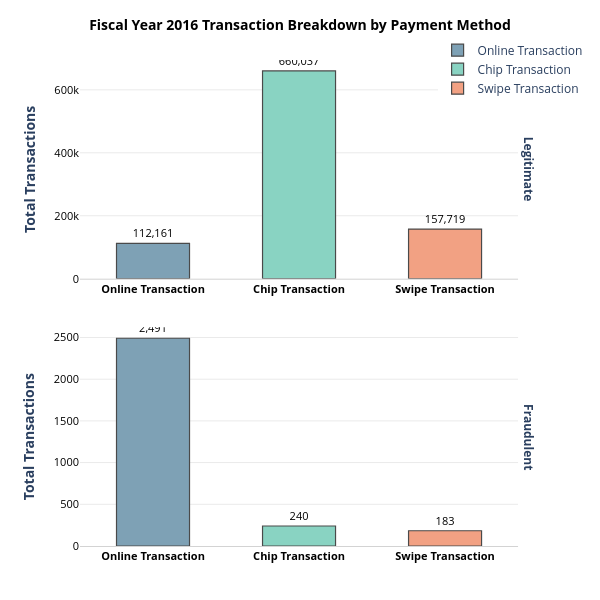

The notebook cell saved with this chart:
### Code cell
total_chip_plot (total_amountchip_df, "total_transactions", "<b>Total Transactions</b>")

### Figure 1 — Plotly figure (JSON) as saved in the notebook; plotly's stock layout.template omitted (floating-point values rounded to 4 significant figures)
{"data": [{"customdata": [["Legitimate"]], "hovertemplate": "<b>%{x}</b><br>Status: %{customdata[0]}<br>Total: %{y:,}<extra></extra>", "legendgroup": "Online Transaction", "marker": {"color": "#7EA1B5", "line": {"color": "#4A4A4A", "width": 1.2}, "pattern": {"shape": ""}}, "name": "Online Transaction", "orientation": "v", "showlegend": true, "textfont": {"color": "black", "size": 11}, "textposition": "outside", "texttemplate": "%{y:,}", "type": "bar", "width": 0.5, "x": ["Online Transaction"], "xaxis": "x2", "y": [112161], "yaxis": "y2"}, {"customdata": [["Fraudulent"]], "hovertemplate": "<b>%{x}</b><br>Status: %{customdata[0]}<br>Total: %{y:,}<extra></extra>", "legendgroup": "Online Transaction", "marker": {"color": "#7EA1B5", "line": {"color": "#4A4A4A", "width": 1.2}, "pattern": {"shape": ""}}, "name": "Online Transaction", "orientation": "v", "showlegend": false, "textfont": {"color": "black", "size": 11}, "textposition": "outside", "texttemplate": "%{y:,}", "type": "bar", "width": 0.5, "x": ["Online Transaction"], "xaxis": "x", "y": [2491], "yaxis": "y"}, {"customdata": [["Legitimate"]], "hovertemplate": "<b>%{x}</b><br>Status: %{customdata[0]}<br>Total: %{y:,}<extra></extra>", "legendgroup": "Chip Transaction", "marker": {"color": "#89D3C2", "line": {"color": "#4A4A4A", "width": 1.2}, "pattern": {"shape": ""}}, "name": "Chip Transaction", "orientation": "v", "showlegend": true, "textfont": {"color": "black", "size": 11}, "textposition": "outside", "texttemplate": "%{y:,}", "type": "bar", "width": 0.5, "x": ["Chip Transaction"], "xaxis": "x2", "y": [660037], "yaxis": "y2"}, {"customdata": [["Fraudulent"]], "hovertemplate": "<b>%{x}</b><br>Status: %{customdata[0]}<br>Total: %{y:,}<extra></extra>", "legendgroup": "Chip Transaction", "marker": {"color": "#89D3C2", "line": {"color": "#4A4A4A", "width": 1.2}, "pattern": {"shape": ""}}, "name": "Chip Transaction", "orientation": "v", "showlegend": false, "textfont": {"color": "black", "size": 11}, "textposition": "outside", "texttemplate": "%{y:,}", "type": "bar", "width": 0.5, "x": ["Chip Transaction"], "xaxis": "x", "y": [240], "yaxis": "y"}, {"customdata": [["Legitimate"]], "hovertemplate": "<b>%{x}</b><br>Status: %{customdata[0]}<br>Total: %{y:,}<extra></extra>", "legendgroup": "Swipe Transaction", "marker": {"color": "#F2A183", "line": {"color": "#4A4A4A", "width": 1.2}, "pattern": {"shape": ""}}, "name": "Swipe Transaction", "orientation": "v", "showlegend": true, "textfont": {"color": "black", "size": 11}, "textposition": "outside", "texttemplate": "%{y:,}", "type": "bar", "width": 0.5, "x": ["Swipe Transaction"], "xaxis": "x2", "y": [157719], "yaxis": "y2"}, {"customdata": [["Fraudulent"]], "hovertemplate": "<b>%{x}</b><br>Status: %{customdata[0]}<br>Total: %{y:,}<extra></extra>", "legendgroup": "Swipe Transaction", "marker": {"color": "#F2A183", "line": {"color": "#4A4A4A", "width": 1.2}, "pattern": {"shape": ""}}, "name": "Swipe Transaction", "orientation": "v", "showlegend": false, "textfont": {"color": "black", "size": 11}, "textposition": "outside", "texttemplate": "%{y:,}", "type": "bar", "width": 0.5, "x": ["Swipe Transaction"], "xaxis": "x", "y": [183], "yaxis": "y"}], "layout": {"annotations": [{"font": {}, "showarrow": false, "text": "<b>Fraudulent</b>", "textangle": 90, "x": 0.98, "xanchor": "left", "xref": "paper", "y": 0.225, "yanchor": "middle", "yref": "paper"}, {"font": {}, "showarrow": false, "text": "<b>Legitimate</b>", "textangle": 90, "x": 0.98, "xanchor": "left", "xref": "paper", "y": 0.775, "yanchor": "middle", "yref": "paper"}], "autosize": false, "barmode": "relative", "height": 600, "legend": {"orientation": "v", "title": {"text": ""}, "tracegroupgap": 0, "x": 0.8, "xanchor": "left", "y": 1.05, "yanchor": "top"}, "margin": {"b": 50, "l": 80, "r": 30, "t": 60}, "paper_bgcolor": "white", "plot_bgcolor": "white", "showlegend": true, "title": {"font": {"color": "black", "size": 14}, "text": "<b>Fiscal Year 2016 Transaction Breakdown by Payment Method</b>", "x": 0.5}, "width": 600, "xaxis": {"anchor": "y", "autorange": true, "categoryarray": ["Online Transaction", "Chip Transaction", "Swipe Transaction"], "categoryorder": "array", "domain": [0, 0.98], "linecolor": "#D3D3D3", "range": [-0.5, 2.5], "showgrid": false, "showticklabels": true, "tickfont": {"color": "black", "size": 11, "weight": "bold"}, "title": {"text": ""}, "type": "category"}, "xaxis2": {"anchor": "y2", "autorange": true, "domain": [0, 0.98], "linecolor": "#D3D3D3", "matches": "x", "range": [-0.5, 2.5], "showgrid": false, "showticklabels": true, "tickfont": {"color": "black", "size": 11, "weight": "bold"}, "title": {"text": ""}, "type": "category"}, "yaxis": {"anchor": "x", "autorange": true, "domain": [0, 0.45], "gridcolor": "#EAEAEA", "range": [0, 2861.0], "showline": false, "showticklabels": true, "tickfont": {"color": "black", "size": 11}, "title": {"text": "<b>Total Transactions</b>"}, "type": "linear", "zeroline": false}, "yaxis2": {"anchor": "x2", "autorange": true, "domain": [0.55, 1], "gridcolor": "#EAEAEA", "range": [0, 758000.0], "showline": false, "showticklabels": true, "tickfont": {"color": "black", "size": 11}, "title": {"text": "<b>Total Transactions</b>"}, "type": "linear", "zeroline": false}}}
